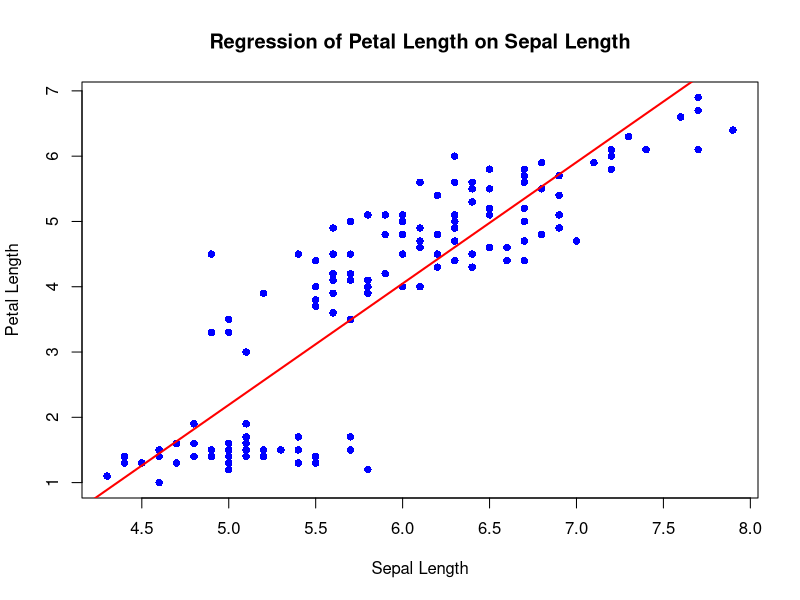

Source code (R):
# Load iris dataset
data(iris)

model <- lm(Petal.Length ~ Sepal.Length, data = iris)

summary(model)

cat("Interpretation:\n")
cat("Intercept: Expected Petal.Length when Sepal.Length is 0\n")
cat("Slope: Change in Petal.Length for one unit increase in Sepal.Length\n\n")

plot(
  iris$Sepal.Length,
  iris$Petal.Length,
  main = "Regression of Petal Length on Sepal Length",
  xlab = "Sepal Length",
  ylab = "Petal Length",
  col = "blue",
  pch = 16
)

abline(model, col = "red", lwd = 2)
